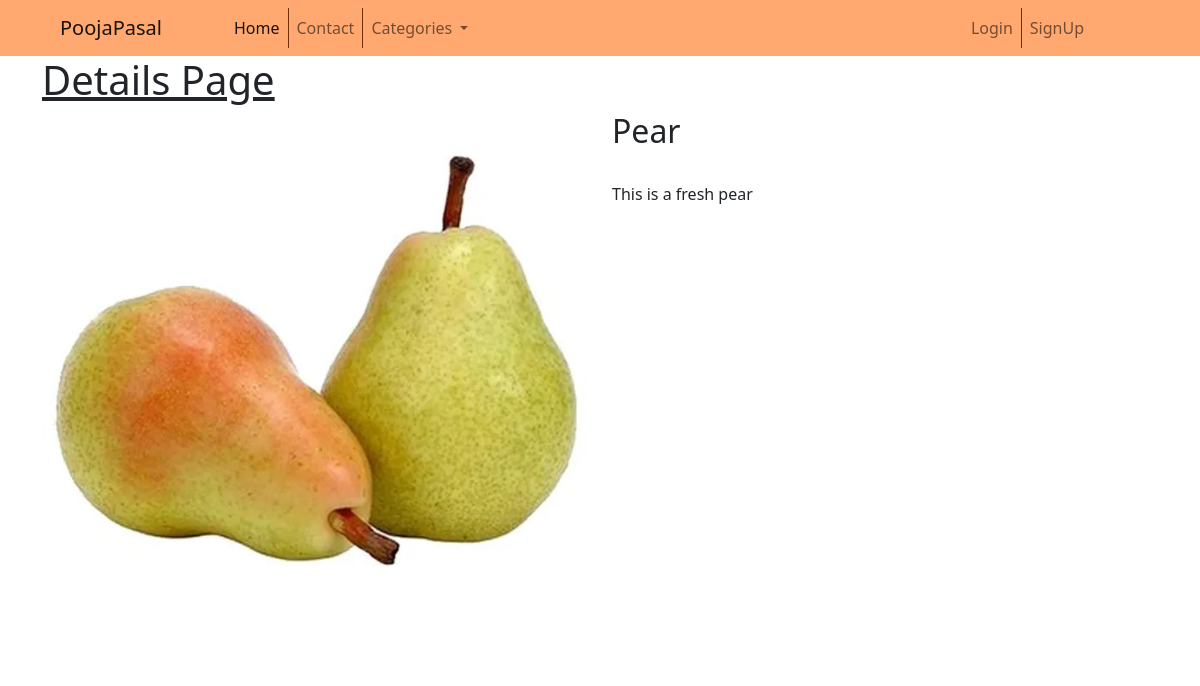
The page /product_details/1 on the database its author committed.
### pooja/models.py (models this page shows, shortened)
class Product(models.Model):
    name = models.CharField(max_length=100)
    desc = models.TextField(max_length=500, null=True, blank=True)
    category = models.ForeignKey(Category, on_delete=models.SET_NULL, null=True)
    image = models.ImageField(upload_to="Product", default="nothing.jpg")
    price = models.DecimalField(max_digits=10, decimal_places=2, default=100.00)
    in_stock = models.BooleanField(default=True)
    class Meta:
        verbose_name_plural = "Products"

### pooja/views.py (the view)
# urls.py: path('product_details/', views.product_details, name="product_details"),
def product_details(request , pid):
    category = Category.objects.all()
    p_id =pid
    prdt = Product.objects.get(id= p_id)
    context = {
        'category': category,
        'product': prdt,
    }
    return render(request, "product_details.html", context)

### templates/product_details.html (shortened to what this page needs)
{%  extends 'nav.html' %}
{% block body %}
	<u><h1>Details Page</h1></u>
    <div class="row">
        <div class="col-lg-6">
            <img src="{{ product.image.url }}">
        </div>
        <div class="col-lg-6">
            <h2>{{ product.name }}</h2><br>
            <div>{{ product.desc }}</div>
        </div>
    </div>
{% endblock %}

### rows shown on the page
Product: image (picture), name "Pear", desc "This is a fresh pear"
